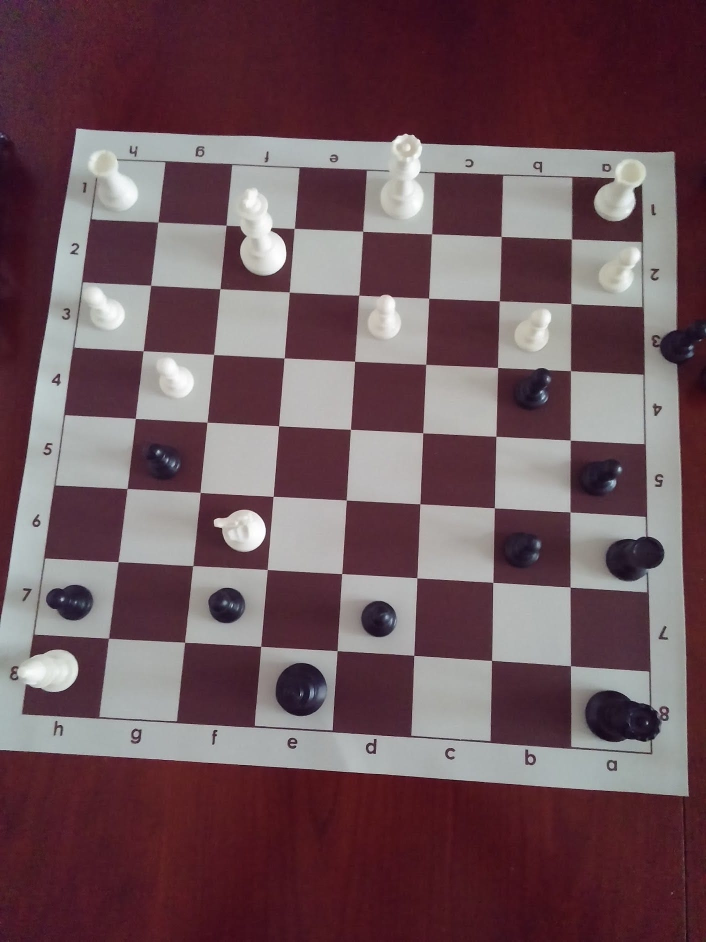
#> input picture corner_detection/data/4.jpg, 1412 x 1883 px, found by its file name (shown at 1/2 size)
$ jupyter execute --allow-errors Invert-transformation-matrices.ipynb   (older library calls are emulated)
#> lines starting #> are read from the running program, lines starting #| are printed output that depends on the picture
[cell 1]
import numpy as np
from matplotlib import pyplot as plt
import cv2
import math

first points
[[408, 88], [407, 469], [-1, 444], [43, 72]]

second points:
[[489, 491], [15, 491], [22, 29], [482, 28]]

to:
[500,500], [0,500] , [0,0], [500,0]

[cell 2]
img = cv2.imread('./data/4.jpg')
#> img is the input picture: shape (1883, 1412, 3); mean B, G, R 90.2, 84.1, 110.2
plt.rcParams["figure.figsize"] = (15,5)
def image_resize(img, height=500):
#> called with height = 500
    pixels = height * height; shape = list(np.shape(img))
#> after `shape = list(np.shape(img))`: shape = [1883, 1412, 3]
    scale = math.sqrt(float(pixels)/float(shape[0]*shape[1]))
#> scale = 0.307
    shape[0] *= scale; shape[1] *= scale
    img = cv2.resize(img, (int(shape[1]), int(shape[0])))
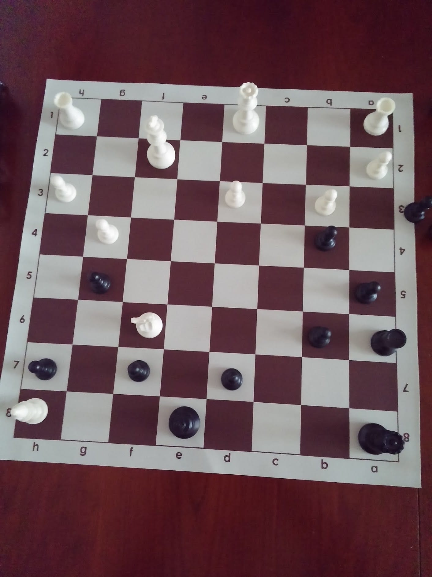
#> img: shape (577, 432, 3); mean of channels 0, 1, 2 90.1, 84.1, 110.1; drawn as B, G, R
    return img

img = image_resize(img)
plt.imshow(img)
plt.show()

[cell 3]
P1 = [[408, 88], [407, 469], [-1, 444], [43, 72]]
#> (the rest of this cell did not finish here and is left out)

[cell 4]
P1 = np.float32([[408, 88], [407, 469], [-1, 444], [43, 72]])

MapP1toP2 = np.float32([[500,0], [500,500] , [0,500], [0,0]])
H = cv2.getPerspectiveTransform(P1, MapP1toP2)
# print(A)

# SHOW WARPED POINTS
warped = cv2.warpPerspective(img, H, (500, 500))
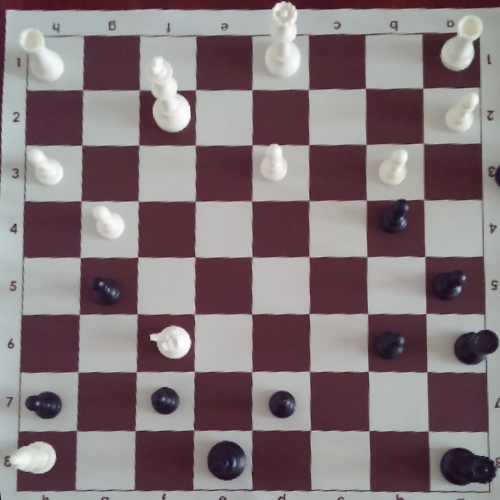
#> warped: shape (500, 500, 3); mean of channels 0, 1, 2 120.8, 116.7, 131; drawn as B, G, R
second_board_corners = [[489, 491], [15, 491], [22, 29], [482, 28]]
warped = cv2.circle(warped, tuple(second_board_corners[0]), 20, (255,255,0), 3)
warped = cv2.circle(warped, tuple(second_board_corners[1]), 20, (255,255,0), 3)
warped = cv2.circle(warped, tuple(second_board_corners[2]), 20, (255,255,0), 3)
warped = cv2.circle(warped , tuple(second_board_corners[3]), 20, (255,255,0), 3)
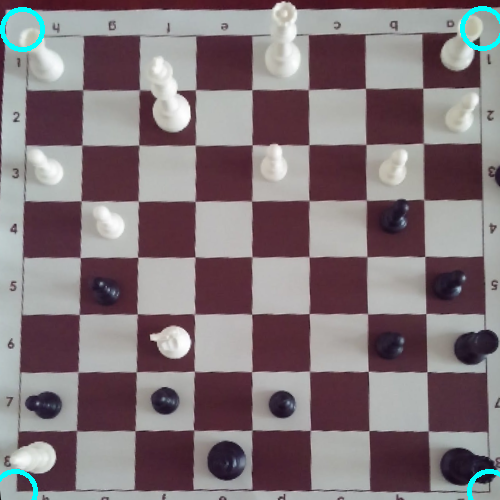
#> warped: shape (500, 500, 3); mean of channels 0, 1, 2 121.5, 117.5, 130.1; drawn as B, G, R
plt.imshow(warped)
plt.show()
#

[cell 5]
# UNWARP points
H_INV = np.linalg.inv(H)
# [4 lines of commented-out code are left out]
second_board_cornersM = np.matrix([[489, 491, 1], [15, 491, 1], [22, 29, 1], [482, 28, 1]]).T
# print(second_board_cornersM.shape)
# xhat = H * h
h2 =  H_INV * second_board_cornersM

# We need P2
h2= h2.T
# print(P2)

P2 = np.zeros((4,2))

P2[0,0], P2[0,1] = (h2[0, 0], h2[0, 1]) / h2[0, 2]
P2[1,0], P2[1,1] = (h2[1, 0], h2[1, 1]) / h2[1, 2]
P2[2,0], P2[2,1] = (h2[2, 0], h2[2, 1]) / h2[2, 2]
P2[3,0], P2[3,1] = (h2[3, 0], h2[3, 1]) / h2[3, 2]
P2 = P2.astype(int)
print(P2)
img = cv2.circle(img, tuple((P2[0, 0], P2[0, 1])), 20, (255,25,234), 3)
img = cv2.circle(img, tuple((P2[1, 0], P2[1, 1])), 20, (255,25,234), 3)
img = cv2.circle(img, tuple((P2[2, 0], P2[2, 1])), 20, (255,25,234), 3)
img = cv2.circle(img, tuple((P2[3, 0], P2[3, 1])), 20, (255,25,234), 3)
plt.imshow(img)
plt.show()

[cell 6]
# P3 =  [[497, 496], [4, 496], [6, 7], [495, 6]]
# P2 = P2.reshape(4,-1).astype(np.float32)
P2 = np.float32([[397 ,460], [ 11, 437], [ 56 , 92], [394, 106]])

mapP2toP3 = np.float32([[500,500], [0,500], [0,0], [500,0]])

H2 = cv2.getPerspectiveTransform(P2, mapP2toP3)
third_corners = np.matrix([[497, 496, 1], [4, 496, 1], [6, 7, 1], [495, 6, 1]]).T
print(third_corners)

h3 = np.linalg.inv(H2) * third_corners
h3 = h3.T
P3 = np.zeros((4,2))

P3[0,0], P3[0,1] = (h3[0, 0], h3[0, 1]) / h3[0, 2]
P3[1,0], P3[1,1] = (h3[1, 0], h3[1, 1]) / h3[1, 2]
P3[2,0], P3[2,1] = (h3[2, 0], h3[2, 1]) / h3[2, 2]
P3[3,0], P3[3,1] = (h3[3, 0], h3[3, 1]) / h3[3, 2]
P3 = P3.astype(int)
# print(P3)
img = cv2.circle(img, tuple((P3[0, 0], P3[0, 1])), 20, (255,190,234), 3)
img = cv2.circle(img, tuple((P3[1, 0], P3[1, 1])), 20, (255,190,234), 3)
img = cv2.circle(img, tuple((P3[2, 0], P3[2, 1])), 20, (255,190,234), 3)
img = cv2.circle(img, tuple((P3[3, 0], P3[3, 1])), 20, (255,190,234), 3)
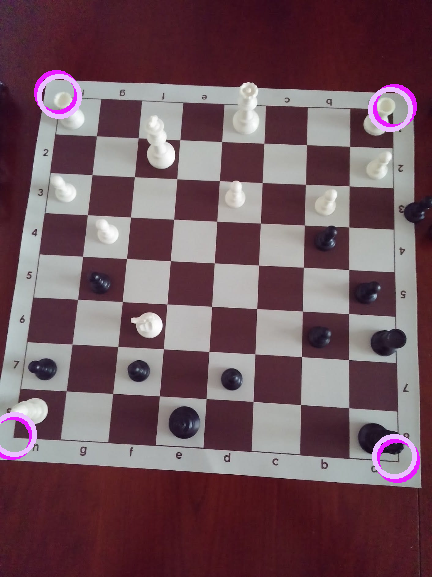
#> img: shape (577, 432, 3); mean of channels 0, 1, 2 92.1, 84.2, 111.7; drawn as B, G, R
plt.imshow(img)
plt.show()

[cell 7]
img = cv2.imread('./data/4.jpg')

P3 = np.float32([[394 ,456],[ 14 ,434],[ 59 , 96],[390, 109]])
MapP3toP1 = np.float32([[500,500], [0,500], [0,0], [500,0]])
# P3 = P3.reshape(4,-1).astype(np.float32)
img = image_resize(img)
print(P3)
print(MapP3toP1)
H3 = cv2.getPerspectiveTransform(P3, MapP3toP1)
# print(A)

# SHOW WARPED POINTS
fwarped = cv2.warpPerspective(img, H3, (500, 500))
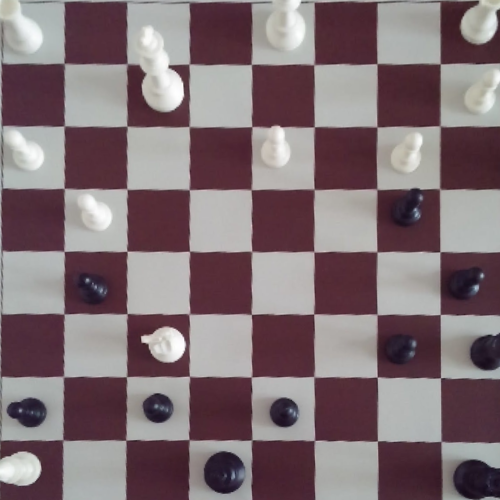
#> fwarped: shape (500, 500, 3); mean of channels 0, 1, 2 115.7, 111.1, 127.6; drawn as B, G, R
plt.imshow(fwarped)
plt.show()

First we resize the image for faster processing.
We need to make 2 tensors, P-layers = (LayerNumber (1), Points(4, 2)), so we have all the points for all the layers in a tensor. and P-lucid = (LayerNumber (1), Points(4, 2)) which  contains all points but in the coordinates of the original image.
Next we need a function such that inputting P[0, :, :] will return the map from P0 to P1, where the map should be in the form: MapP1toP2 = np.float32([[500,0], [500,500] , [0,500], [0,0]])
input was P1 = [[408, 88], [407, 469], [-1, 444], [43, 72]]

This allows us to generate the homography matrix H,  H = cv2.getPerspectiveTransform(P1, MapP1toP2), which maps P1 to a 500 x 500 square in which the next points, P2 exist.
So matrix-multiplying any input with H gives the warped output in the 500x500 space:
So H takes points in X1 (our original image/ referece frame) to points in X2

PinX2 = H * PinX1

Now have the points in X2, and we need the points in X thus the formula becomes:

PinX = H.INVERSE * PinX2

Showing these points with drawcircle and plt.showimg() will indeed show us the points originaly in X2 in Xl.
Now we have in total 3 layers thus.

P-in-layer0 = [[408, 88], [407, 469], [-1, 444], [43, 72]]
P-in-layer1 = [[489, 491, 1], [15, 491, 1], [22, 29, 1], [482, 28, 1]]
P-in-layer2 = [[497, 496, 1], [4, 496, 1], [6, 7, 1], [495, 6, 1]]

These are obtained by the chess edge detection algorithm by: X
Next, the function MapPxToPy(Px, Py) outputs:

MapP0ToP1 = [[500,0], [500,500] , [0,500], [0,0]]
MapP1ToP2 = [[500,500], [0,500], [0,0], [500,0]]

Thus we compute:
H0to1 = cv2.getPerspectiveTransform(P-in-layer0, MapP0ToP1)
H1to2 = cv2.getPerspectiveTransform(P-in-layer0, MapP1ToP2)

P-in-layer2 = H1to2 * P-in-layer-1

P-in-layer1 = H1to2.INVERSE * P-in-layer2

P-in-layer0 = H0to1.INVERSE * P-in-layer1

in total:

Phat-in-layer0 = H0to1.INVERSE * H1to2.INVERSE * P-in-layer2

Which conversts the points in layer2 to layer 0

[cell 8]
P_in_layer0 = np.float32([[408, 88], [407, 469], [-1, 444], [43, 72]])
P_in_layer1 = np.float32([[489, 491], [15, 491], [22, 29], [482, 28]])
P_in_layer2 = np.float32([[497, 496], [4, 496], [6, 7], [495, 6]])

MapP0ToP1 = np.float32([[500,0], [500,500] , [0,500], [0,0]])
MapP1ToP2 = np.float32([[500,500], [0,500], [0,0], [500,0]])

H0to1 = cv2.getPerspectiveTransform(P_in_layer0, MapP0ToP1)
H1to2 = cv2.getPerspectiveTransform(P_in_layer1, MapP1ToP2)

# P_in_layer1 = np.float32([[489, 491, 1], [15, 491, 1], [22, 29, 1], [482, 28, 1]])
# P_in_layer2 = np.float32([[497, 496, 1], [4, 496, 1], [6, 7, 1], [495, 6, 1]])

P_in_layer2_modified = np.float32([[497, 496, 1], [4, 496, 1], [6, 7, 1], [495, 6, 1]]).T
# H is a 3x3 matrix thus P must be too, will enlighten this later

print(H0to1)

[cell 9]
print(H1to2)

[cell 10]
# Phat-in-layer0 = H0to1.INVERSE * H1to2.INVERSE * P-in-layer2, np matrix multiplying wont work
X = np.dot(np.linalg.inv(H1to2), P_in_layer2_modified)
Phat = np.dot(np.linalg.inv(H0to1), X)
print(Phat)

[cell 11]
# All entries in row 2 are scalers for the coordinates, thus we should devide each column by its scaler

for col in Phat.T:
    print(col)
    col /= col[2]

[cell 12]
# These are your output coordinates
Phat = np.delete(Phat, 2, 0)

Phat = Phat.astype(np.int).T
print(Phat)

[cell 13]
img = cv2.imread('./data/4.jpg')
img = image_resize(img)

img = cv2.circle(img, tuple((Phat[0, 0], Phat[0, 1])), 20, (255,190,234), 3)
img = cv2.circle(img, tuple((Phat[1, 0], Phat[1, 1])), 20, (255,190,234), 3)
img = cv2.circle(img, tuple((Phat[2, 0], Phat[2, 1])), 20, (255,190,234), 3)
img = cv2.circle(img, tuple((Phat[3, 0], Phat[3, 1])), 20, (255,190,234), 3)
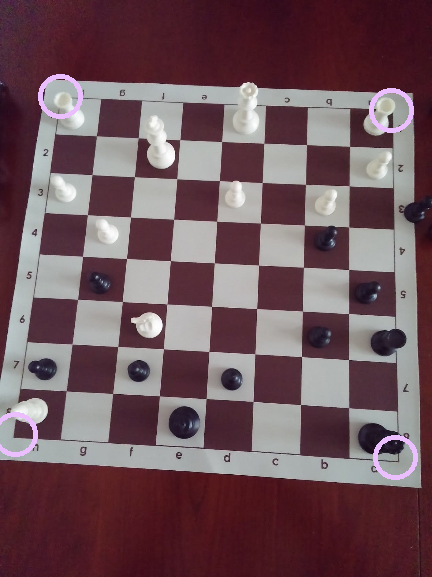
#> img: shape (577, 432, 3); mean of channels 0, 1, 2 91.3, 84.6, 111; drawn as B, G, R
plt.imshow(img)
plt.show()
